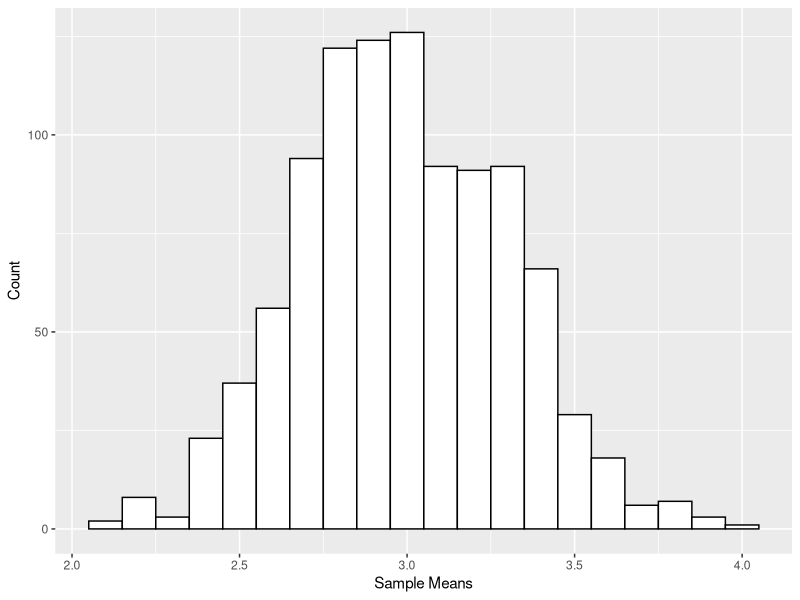
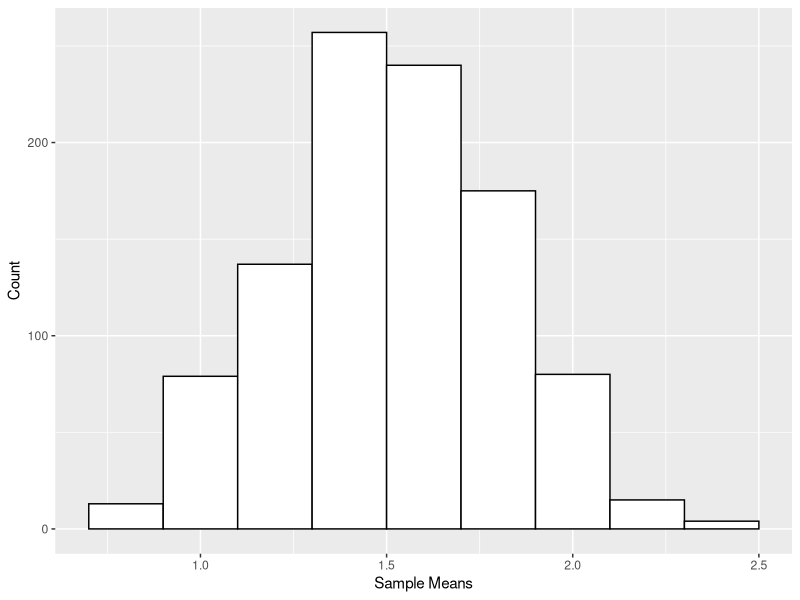
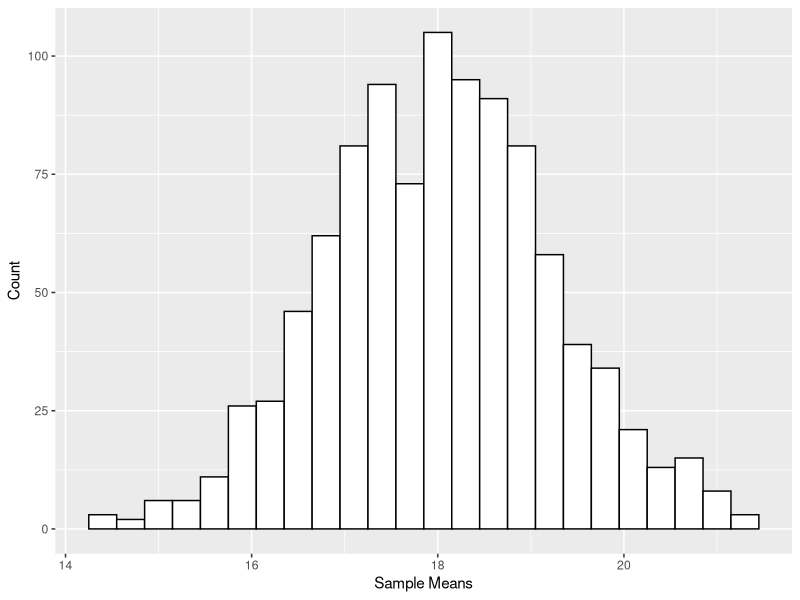

The R script that drew these images, in order:
# main.R
# This file contains the implementation of the functions in the Project 2
# NOTE: THIS SCRIPT WAS COMPILED ON A LINUX MACHINE - SOME STATEMENTS MAY THROW
# WARNINGS OR ERRORS IN OTHER SYSTEMS

library(ggplot2)  # for generating high quality plots
set.seed(124)

outputTemplate <- "\\subsection{Output}

    \\begin{table}[h]
        \\centering
        \\begin{tabular*}{200pt}{@{\\extracolsep{\\fill}} c c}

        \\textbf{Actual}: & \\textbf{Theoretical}: \\\\
        $\\mu$: %1.0f  & $\\mu$: %1.0f \\\\
        E($\\overline{X}$): %.4f & E($\\overline{X}$): %.4f \\\\
        $\\sigma$: %1.0f & $\\sigma$: %1.0f \\\\
        $\\sigma$\\textsubscript{$\\overline{X}$}: %.3f & $\\sigma$\\textsubscript{$\\overline{X}$}: %.3f \\\\

        \\end{tabular*}
    \\end{table}
"

# ------------------------------ Part 1 ------------------------------

# initialize parameters for normal distribution
N <- 40  # size
mu <- 3  # mean
sigma <- 2  # standard deviation

sampMeans <- c()  # initialize empty array
# generate 1000 samples
for (i in 1:1000){
    generatedData <- rnorm(N, mu, sigma)
    # store the sample means in vector
    sampMeans[i] = mean(generatedData)
}


# save output
sink("part1.tex", append=FALSE, split=FALSE)
cat(
    sprintf(
        outputTemplate,
        mu, mu,
        mean(sampMeans), mean(sampMeans),
        sigma, sigma,
        sd(sampMeans), sigma/sqrt(N)
    )
)
sink()

png(filename="figures/hist1.png")
# plot a histogram of the data
ggplot() + aes(sampMeans) + 
    geom_histogram(binwidth=0.1, color="black", fill="white") +
    labs(y="Count", x="Sample Means")

dev.off()


# ------------------------------ Part 2 ------------------------------

# initialize parameters for binomial distribution
N <- 15
n <- 10
p <- 0.15
sampMeans <- c()
for (i in 1:1000){
    generatedData <- rbinom(N, n, p)
    sampMeans[i] = mean(generatedData)
}


# save output
sink("part2.out", append=FALSE, split=FALSE)

# save output
sink("part2.tex", append=FALSE, split=FALSE)
cat(
    sprintf(
        outputTemplate,
        n*p, n*p,
        mean(sampMeans), mean(sampMeans),
        n*p*(1-p), n*p*(1-p),
        sd(sampMeans), sd(sampMeans)
    )
)
sink()

png(filename="figures/hist2.png")

# plot a histogram of the data
ggplot() + aes(sampMeans) + 
    geom_histogram(binwidth=0.2, color="black", fill="white") +
    labs(y="Count", x="Sample Means")

dev.off()


# ------------------------------ Part 3 ------------------------------

# initialize parameters for binomial distribution
N <- 120
n <- 10
p <- 0.15
sampMeans <- c()
for (i in 1:1000){
    generatedData <- rbinom(n, N, p)
    sampMeans[i] = mean(generatedData)
}


# save output
sink("part3.out", append=FALSE, split=FALSE)

# save output
sink("part3.tex", append=FALSE, split=FALSE)
cat(
    sprintf(
        outputTemplate,
        n*p, n*p,
        mean(sampMeans), mean(sampMeans),
        n*p*(1-p), n*p*(1-p),
        sd(sampMeans), sd(sampMeans)
    )
)
sink()

png(filename="figures/hist3.png")

# plot a histogram of the data
ggplot() + aes(sampMeans) + 
    geom_histogram(binwidth=0.3, color="black", fill="white") +
    labs(y="Count", x="Sample Means")

dev.off()
